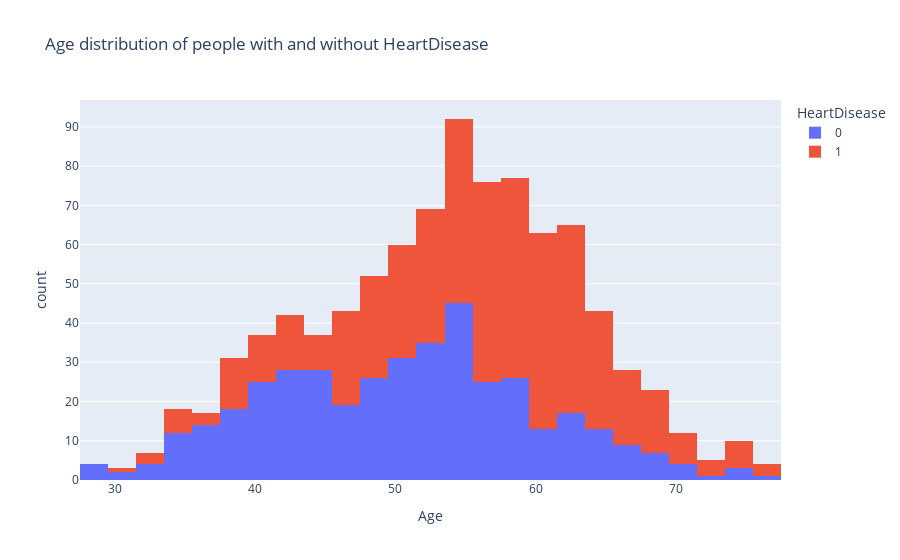

This figure's notebook cell:
### Code cell
fig=px.histogram(df,
                 x="Age",
                 color="HeartDisease",
                 hover_data=df.columns,
                 title="Age distribution of people with and without HeartDisease")
fig.show()

### Figure 1 — Plotly figure (JSON) as saved in the notebook; plotly's stock layout.template omitted (floating-point values rounded to 4 significant figures; data arrays with more than 128 entries replaced by an {"elided": "..."} marker saying what was removed)
{"data": [{"alignmentgroup": "True", "bingroup": "x", "hovertemplate": "HeartDisease=0<br>Age=%{x}<br>count=%{y}<extra></extra>", "legendgroup": "0", "marker": {"color": "#636efa", "pattern": {"shape": ""}}, "name": "0", "offsetgroup": "0", "orientation": "v", "showlegend": true, "type": "histogram", "x": {"elided": "410 int values"}, "xaxis": "x", "yaxis": "y"}, {"alignmentgroup": "True", "bingroup": "x", "hovertemplate": "HeartDisease=1<br>Age=%{x}<br>count=%{y}<extra></extra>", "legendgroup": "1", "marker": {"color": "#EF553B", "pattern": {"shape": ""}}, "name": "1", "offsetgroup": "1", "orientation": "v", "showlegend": true, "type": "histogram", "x": {"elided": "508 int values"}, "xaxis": "x", "yaxis": "y"}], "layout": {"barmode": "relative", "legend": {"title": {"text": "HeartDisease"}, "tracegroupgap": 0}, "title": {"text": "Age distribution of people with and without HeartDisease"}, "xaxis": {"anchor": "y", "domain": [0, 1], "title": {"text": "Age"}}, "yaxis": {"anchor": "x", "domain": [0, 1], "title": {"text": "count"}}}}
